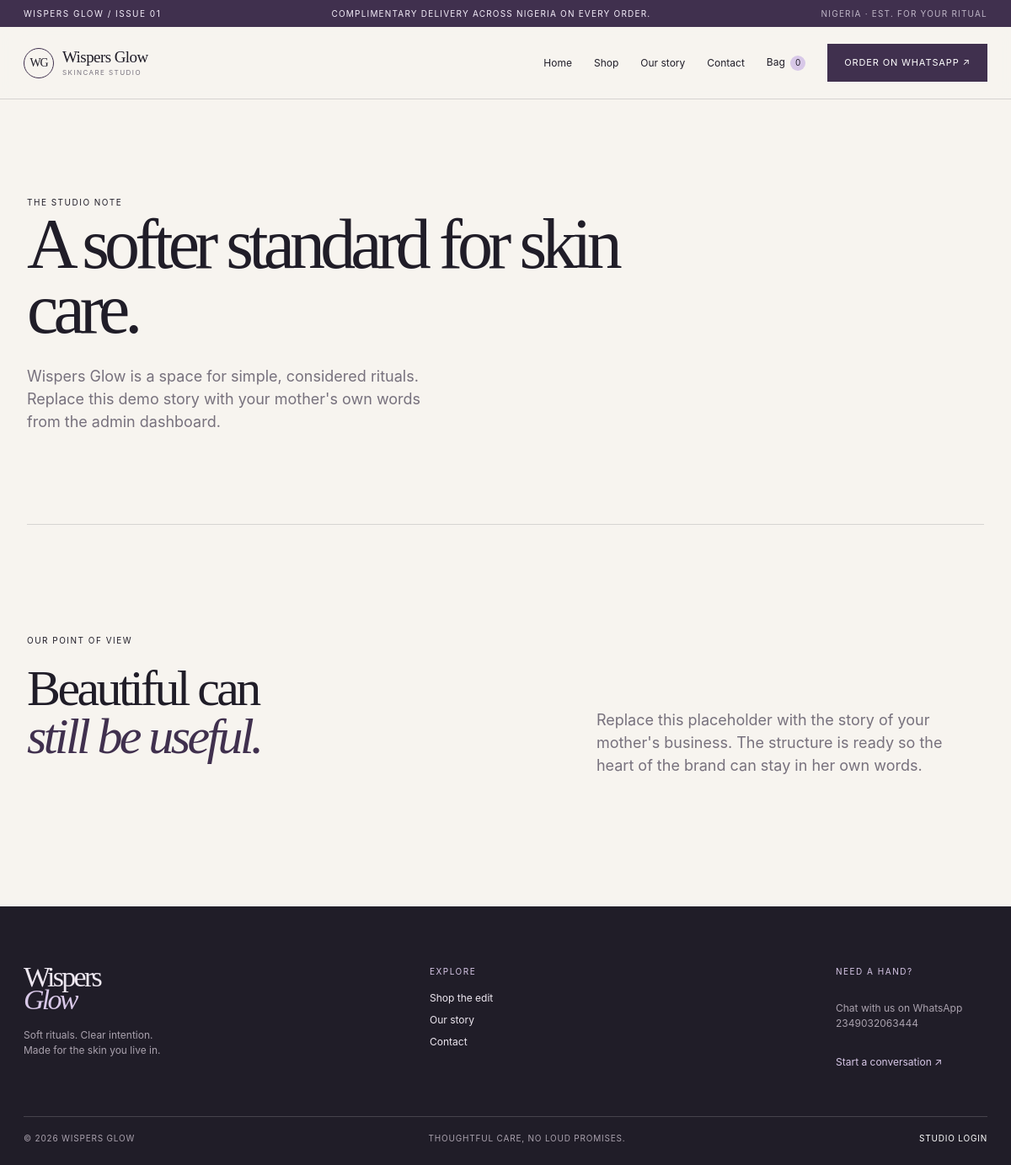
/about, run on the app's committed database.
### app/models.py (models this page shows)
class SiteSettings(db.Model):
    id = db.Column(db.Integer, primary_key=True)
    hero_title = db.Column(db.String(220), nullable=False)
    hero_subtitle = db.Column(db.Text, nullable=False)
    hero_eyebrow = db.Column(db.String(120), nullable=False)
    hero_button = db.Column(db.String(80), nullable=False)
    hero_image = db.Column(db.String(255))
    delivery_enabled = db.Column(db.Boolean, default=True)
    delivery_text = db.Column(db.String(220), nullable=False)
    before_title = db.Column(db.String(160), nullable=False)
    before_description = db.Column(db.Text, nullable=False)
    before_image = db.Column(db.String(255))
    after_image = db.Column(db.String(255))
    about_title = db.Column(db.String(160), nullable=False)
    about_body = db.Column(db.Text, nullable=False)
    whatsapp_number = db.Column(db.String(30), nullable=False)
    def as_dict(self):
        return {
            "hero_title": self.hero_title,
            "hero_subtitle": self.hero_subtitle,
            "hero_eyebrow": self.hero_eyebrow,
            "hero_button": self.hero_button,
            "hero_image": self.hero_image,
            "delivery_enabled": self.delivery_enabled,
            "delivery_text": self.delivery_text,
            "before_title": self.before_title,
            "before_description": self.before_description,
            "before_image": self.before_image,
            "after_image": self.after_image,
            "about_title": self.about_title,
            "about_body": self.about_body,
            "whatsapp_number": self.whatsapp_number,
        }

### app/routes.py (the view)
@main_bp.get("/about")
def about():
    return render_template("about.html", settings=SiteSettings.query.first())

### app/__init__.py (called while the page is built)
def _cart():
    from flask import session
    return {str(key): int(value) for key, value in session.get("cart", {}).items()}

### app/templates/about.html (shortened to what this page needs)
{% extends "base.html" %}
{% block content %}
<section class="page-intro section-shell"><span class="section-index">THE STUDIO NOTE</span><h1>{{ settings.about_title }}</h1><p>{{ settings.about_body }}</p></section><section class="manifesto section-shell"><div><span class="section-index">OUR POINT OF VIEW</span><h2>Beautiful can<br><em>still be useful.</em></h2></div><p>Replace this placeholder with the story of your mother's business. The structure is ready so the heart of the brand can stay in her own words.</p></section>
{% endblock %}

### app/templates/base.html (shortened to what this page needs)
<!doctype html>
<html lang="en">
<head>
  <link rel="stylesheet" href="{{ url_for('static', filename='css/style.css') }}">
  <link rel="stylesheet" href="{{ url_for('static', filename='css/comparison-fix.css') }}">
</head>
<body>
  <div class="announcement">
    <span class="eyebrow">WISPERS GLOW / ISSUE 01</span>
    {% if site.delivery_enabled %}<span>{{ site.delivery_text }}</span>{% endif %}
    <span class="announcement-meta">NIGERIA · EST. FOR YOUR RITUAL</span>
  </div>
  <header class="site-header">
    <a class="brand" href="{{ url_for('main.home') }}" aria-label="Wispers Glow home">
      <span class="brand-mark">WG</span><span><strong>Wispers Glow</strong><small>SKINCARE STUDIO</small></span>
    </a>
    <nav class="site-nav" data-menu>
      <a href="{{ url_for('main.home') }}">Home</a>
      <a href="{{ url_for('main.shop') }}">Shop</a>
      <a href="{{ url_for('main.about') }}">Our story</a>
      <a href="{{ url_for('main.contact') }}">Contact</a>
      <a class="nav-bag" href="{{ url_for('main.cart') }}">Bag <span>{{ cart_count }}</span></a>
      <a class="button button-dark nav-whatsapp" href="{{ url_for('main.order_whatsapp') }}">Order on WhatsApp ↗</a>
    </nav>
  </header>
  <main>{% block content %}{% endblock %}</main>
  <footer class="site-footer">
    <div class="footer-top"><div><div class="footer-brand">Wispers<br><em>Glow</em></div><p>Soft rituals. Clear intention.<br>Made for the skin you live in.</p></div><div><span class="footer-label">Explore</span><a href="{{ url_for('main.shop') }}">Shop the edit</a><a href="{{ url_for('main.about') }}">Our story</a><a href="{{ url_for('main.contact') }}">Contact</a></div><div><span class="footer-label">Need a hand?</span><p>Chat with us on WhatsApp<br>{{ site.whatsapp_number or '+234 903 206 3444' }}</p><a class="footer-link" href="{{ url_for('main.order_whatsapp') }}">Start a conversation ↗</a></div></div>
    <div class="footer-bottom"><span>© {{ now().year if now is defined else 2026 }} Wispers Glow</span><span>Thoughtful care, no loud promises.</span><a href="{{ url_for('auth.login') }}">Studio login</a></div>
  </footer>
</body>
</html>

### app/static/css/style.css (style rules this page uses)
:root { --ink:#201d28;--muted:#77717d;--paper:#f7f4ef;--white:#fffdf9;--lilac:#d8c8e8; --plum:#40304e;--line:rgba(32,29,40,.15);--acid:#b4d1bd;--serif:Georgia,"Times New Roman",serif; --sans:Inter,ui-sans-serif,system-ui,-apple-system,BlinkMacSystemFont,"Segoe UI",sans-serif; }
* { box-sizing:border-box }
html { scroll-behavior:smooth }
body { margin:0;color:var(--ink);background:var(--paper);font-family:var(--sans);font-size:15px;line-height:1.5 }
a { color:inherit;text-decoration:none }
.section-shell { width:min(1280px,calc(100% - 64px));margin-inline:auto }
.announcement { min-height:32px;background:var(--plum);color:#f4eefa;display:flex;align-items:center;justify-content:space-between;padding:7px 28px;font-size:10px;letter-spacing:.12em;text-transform:uppercase }
.announcement-meta { opacity:.7 }
.eyebrow,.section-index,.footer-label { font-size:10px;letter-spacing:.15em;text-transform:uppercase }
.site-header { height:86px;display:flex;align-items:center;justify-content:space-between;padding:0 28px;border-bottom:1px solid var(--line);background:rgba(247,244,239,.9);position:sticky;top:0;z-index:20;backdrop-filter:blur(14px) }
.brand { display:flex;align-items:center;gap:10px }
.brand-mark { width:36px;height:36px;border:1px solid var(--plum);border-radius:50%;display:grid;place-items:center;font:14px var(--serif);letter-spacing:-.08em }
.brand strong,.brand small { display:block }
.brand strong { font:19px var(--serif);letter-spacing:-.03em }
.brand small { font-size:8px;letter-spacing:.18em;margin-top:1px;color:var(--muted) }
.site-nav { display:flex;align-items:center;gap:26px;font-size:12px }
.site-nav>a:not(.button) { position:relative }
.site-nav>a:not(.button):after { content:"";position:absolute;height:1px;background:var(--ink);left:0;right:100%;bottom:-5px;transition:right .25s }
.nav-bag span { display:inline-grid;place-items:center;min-width:18px;height:18px;border-radius:50%;background:var(--lilac);font-size:10px;margin-left:3px }
.button { border:0;display:inline-flex;gap:18px;align-items:center;justify-content:center;padding:14px 20px;font-size:11px;letter-spacing:.08em;text-transform:uppercase;transition:transform .2s,background .2s }
.button-dark { background:var(--plum);color:#fff }
.hero h1,.page-intro h1 { font:clamp(54px,7vw,110px)/.92 var(--serif);letter-spacing:-.07em;max-width:750px;margin:0 0 28px }
.hero h1 em,.page-intro h1 em,h2 em { font-weight:400;color:var(--plum) }
.manifesto { display:grid;grid-template-columns:1.1fr .9fr;gap:10%;padding:125px 0 145px;border-top:1px solid var(--line) }
h2 { font:clamp(40px,5vw,74px)/.95 var(--serif);letter-spacing:-.06em;margin:18px 0 28px }
.manifesto p,.about-tease p { align-self:end;max-width:420px;font-size:18px;color:var(--muted);margin:0 0 9px }
.site-footer { background:var(--ink);color:#eee8f1;padding:70px 28px 24px }
.footer-top,.footer-bottom { width:min(1280px,100%);margin:auto;display:flex;justify-content:space-between }
.footer-top>div { display:flex;flex-direction:column;gap:8px;min-width:180px }
.footer-brand { font:34px/.8 var(--serif);letter-spacing:-.08em }
.footer-brand em { color:var(--lilac) }
.footer-top p { color:#aaa2ae;font-size:12px }
.footer-top .footer-label { color:var(--lilac);margin-bottom:7px }
.footer-top a,.footer-top p { font-size:12px }
.footer-link { color:var(--lilac);margin-top:8px }
.footer-bottom { border-top:1px solid #ffffff2b;margin-top:55px;padding-top:18px;font-size:10px;color:#aaa2ae;letter-spacing:.08em;text-transform:uppercase }
.footer-bottom a { color:#fff }
.page-intro { padding-top:110px;padding-bottom:90px }
.page-intro p { max-width:480px;color:var(--muted);font-size:18px }

### data on the page
SiteSettings: delivery_text "COMPLIMENTARY DELIVERY ACROSS NIGERIA ON EVERY ORDER.", about_title "A softer standard for skin care.", about_body "Wispers Glow is a space for simple, considered rituals. Replace this demo story with your mother's own words from the admin dashboard.", whatsapp_number "2349032063444"

### other printed values
{{ cart_count }} "0"
